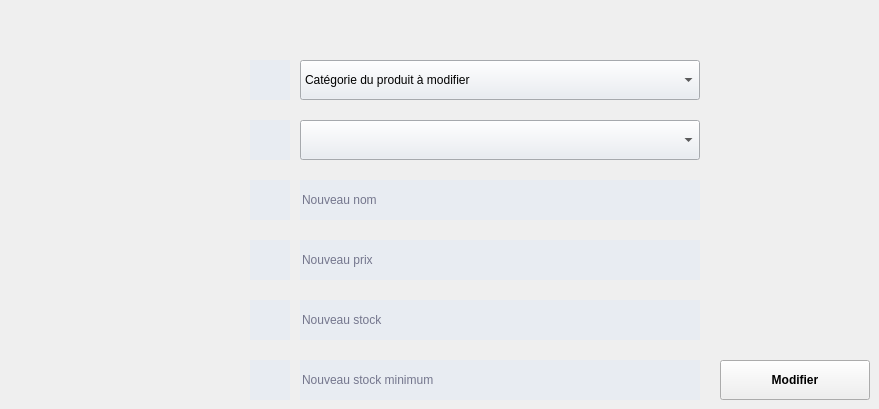
   <widget class="QWidget" name="tab_4">
    <attribute name="title">
     <string>Modifier ( sans code bar)</string>
    </attribute>
    <widget class="QLineEdit" name="modifProdStockMin">
     <property name="geometry">
      <rect>
       <x>300</x>
       <y>360</y>
       <width>400</width>
       <height>40</height>
      </rect>
     </property>
     <property name="font">
      <font>
       <family>Segoe UI</family>
       <weight>50</weight>
       <bold>false</bold>
      </font>
     </property>
     <property name="styleSheet">
      <string notr="true">background-color:#e8ecf2;color:#000028; border:0px solid #3c80e5 ;
border: 0px solid  #808080;</string>
     </property>
     <property name="text">
      <string/>
     </property>
     <property name="placeholderText">
      <string>Nouveau stock minimum</string>
     </property>
    </widget>
    <widget class="QPushButton" name="modifProd">
     <property name="geometry">
      <rect>
       <x>720</x>
       <y>360</y>
       <width>150</width>
       <height>40</height>
      </rect>
     </property>
     <property name="font">
      <font>
       <family>Segoe UI</family>
       <weight>75</weight>
       <bold>true</bold>
      </font>
     </property>
     <property name="toolTip">
      <string/>
     </property>
     <property name="statusTip">
      <string/>
     </property>
     <property name="styleSheet">
      <string notr="true">QPushButton{background-color:#17afd3; color : white; border: 0px solid #000028 ;  text-align:center;}
QPushButton:hover{background-color:white;color:#17afd3;border: 0px solid #ecf0f5}
QPushButton:focus{background-color:#78d700;color:white};</string>
     </property>
     <property name="text">
      <string>Modifier</string>
     </property>
     <property name="icon">
      <iconset>
       <normaloff>../../IMAGES/Icons/done.png</normaloff>../../IMAGES/Icons/done.png</iconset>
     </property>
     <property name="shortcut">
      <string>Return</string>
     </property>
    </widget>
    <widget class="QLineEdit" name="modifProdName">
     <property name="geometry">
      <rect>
       <x>300</x>
       <y>180</y>
       <width>400</width>
       <height>40</height>
      </rect>
     </property>
     <property name="font">
      <font>
       <family>Segoe UI</family>
       <weight>50</weight>
       <bold>false</bold>
      </font>
     </property>
     <property name="styleSheet">
      <string notr="true">background-color:#e8ecf2;color:#000028; border:0px solid #3c80e5 ;
border: 0px solid  #808080;</string>
     </property>
     <property name="text">
      <string/>
     </property>
     <property name="placeholderText">
      <string>Nouveau nom</string>
     </property>
    </widget>
    <widget class="QLineEdit" name="modifProdPrice">
     <property name="geometry">
      <rect>
       <x>300</x>
       <y>240</y>
       <width>400</width>
       <height>40</height>
      </rect>
     </property>
     <property name="font">
      <font>
       <family>Segoe UI</family>
       <weight>50</weight>
       <bold>false</bold>
      </font>
     </property>
     <property name="styleSheet">
      <string notr="true">background-color:#e8ecf2;color:#000028; border:0px solid #3c80e5 ;
border: 0px solid  #808080;</string>
     </property>
     <property name="text">
      <string/>
     </property>
     <property name="placeholderText">
      <string>Nouveau prix</string>
     </property>
    </widget>
    <widget class="QLineEdit" name="modifProdStock">
     <property name="geometry">
      <rect>
       <x>300</x>
       <y>300</y>
       <width>400</width>
       <height>40</height>
      </rect>
     </property>
     <property name="font">
      <font>
       <family>Segoe UI</family>
       <weight>50</weight>
       <bold>false</bold>
      </font>
     </property>
     <property name="styleSheet">
      <string notr="true">background-color:#e8ecf2;color:#000028; border:0px solid #3c80e5 ;
border: 0px solid  #808080;</string>
     </property>
     <property name="text">
      <string/>
     </property>
     <property name="placeholderText">
      <string>Nouveau stock</string>
     </property>
    </widget>
    <widget class="QComboBox" name="modfCatName">
     <property name="geometry">
      <rect>
       <x>300</x>
       <y>60</y>
       <width>400</width>
       <height>40</height>
      </rect>
     </property>
     <property name="font">
      <font>
       <family>Segoe UI</family>
       <weight>50</weight>
       <bold>false</bold>
      </font>
     </property>
     <property name="styleSheet">
      <string notr="true">background-color:#e8ecf2;</string>
     </property>
     <item>
      <property name="text">
       <string>Catégorie du produit à modifier</string>
      </property>
     </item>
    </widget>
    <widget class="QComboBox" name="prodToModif">
     <property name="geometry">
      <rect>
       <x>300</x>
       <y>120</y>
       <width>400</width>
       <height>40</height>
      </rect>
     </property>
     <property name="font">
      <font>
       <family>Segoe UI</family>
       <weight>50</weight>
       <bold>false</bold>
      </font>
     </property>
     <property name="styleSheet">
      <string notr="true">background-color:#e8ecf2;</string>
     </property>
    </widget>
    <widget class="QPushButton" name="pushButton_17">
     <property name="geometry">
      <rect>
       <x>250</x>
       <y>240</y>
       <width>40</width>
       <height>40</height>
      </rect>
     </property>
     <property name="focusPolicy">
      <enum>Qt::NoFocus</enum>
     </property>
     <property name="styleSheet">
      <string notr="true">background-color:#e8ecf2; color : #a4a5a7; border: 0px solid #000028 ;  text-align:center;</string>
     </property>
     <property name="text">
      <string/>
     </property>
     <property name="icon">
      <iconset>
       <normaloff>../../IMAGES/Icons/price.png</normaloff>../../IMAGES/Icons/price.png</iconset>
     </property>
    </widget>
    <widget class="QPushButton" name="pushButton_26">
     <property name="geometry">
      <rect>
       <x>250</x>
       <y>300</y>
       <width>40</width>
       <height>40</height>
      </rect>
     </property>
     <property name="focusPolicy">
      <enum>Qt::NoFocus</enum>
     </property>
     <property name="styleSheet">
      <string notr="true">background-color:#e8ecf2; color : #a4a5a7; border: 0px solid #000028 ;  text-align:center;</string>
     </property>
     <property name="text">
      <string/>
     </property>
     <property name="icon">
      <iconset>
       <normaloff>../../IMAGES/Icons/stock.png</normaloff>../../IMAGES/Icons/stock.png</iconset>
     </property>
    </widget>
    <widget class="QPushButton" name="pushButton_27">
     <property name="geometry">
      <rect>
       <x>250</x>
       <y>60</y>
       <width>40</width>
       <height>40</height>
      </rect>
     </property>
     <property name="focusPolicy">
      <enum>Qt::NoFocus</enum>
     </property>
     <property name="styleSheet">
      <string notr="true">background-color:#e8ecf2; color : #a4a5a7; border: 0px solid #000028 ;  text-align:center;</string>
     </property>
     <property name="text">
      <string/>
     </property>
     <property name="icon">
      <iconset>
       <normaloff>../../IMAGES/Icons/menu.png</normaloff>../../IMAGES/Icons/menu.png</iconset>
     </property>
    </widget>
    <widget class="QPushButton" name="pushButton_28">
     <property name="geometry">
      <rect>
       <x>250</x>
       <y>120</y>
       <width>40</width>
       <height>40</height>
      </rect>
     </property>
     <property name="focusPolicy">
      <enum>Qt::NoFocus</enum>
     </property>
     <property name="styleSheet">
      <string notr="true">background-color:#e8ecf2; color : #a4a5a7; border: 0px solid #000028 ;  text-align:center;</string>
     </property>
     <property name="text">
      <string/>
     </property>
     <property name="icon">
      <iconset>
       <normaloff>../../IMAGES/Icons/product.png</normaloff>../../IMAGES/Icons/product.png</iconset>
     </property>
    </widget>
    <widget class="QPushButton" name="pushButton_29">
     <property name="geometry">
      <rect>
       <x>250</x>
       <y>360</y>
       <width>40</width>
       <height>40</height>
      </rect>
     </property>
     <property name="focusPolicy">
      <enum>Qt::NoFocus</enum>
     </property>
     <property name="styleSheet">
      <string notr="true">background-color:#e8ecf2; color : #a4a5a7; border: 0px solid #000028 ;  text-align:center;</string>
     </property>
     <property name="text">
      <string/>
     </property>
     <property name="icon">
      <iconset>
       <normaloff>../../IMAGES/Icons/stock_min.png</normaloff>../../IMAGES/Icons/stock_min.png</iconset>
     </property>
    </widget>
    <widget class="QPushButton" name="pushButton_30">
     <property name="geometry">
      <rect>
       <x>250</x>
       <y>180</y>
       <width>40</width>
       <height>40</height>
      </rect>
     </property>
     <property name="focusPolicy">
      <enum>Qt::NoFocus</enum>
     </property>
     <property name="styleSheet">
      <string notr="true">background-color:#e8ecf2; color : #a4a5a7; border: 0px solid #000028 ;  text-align:center;</string>
     </property>
     <property name="text">
      <string/>
     </property>
     <property name="icon">
      <iconset>
       <normaloff>../../IMAGES/Icons/product.png</normaloff>../../IMAGES/Icons/product.png</iconset>
     </property>
    </widget>
   </widget>
